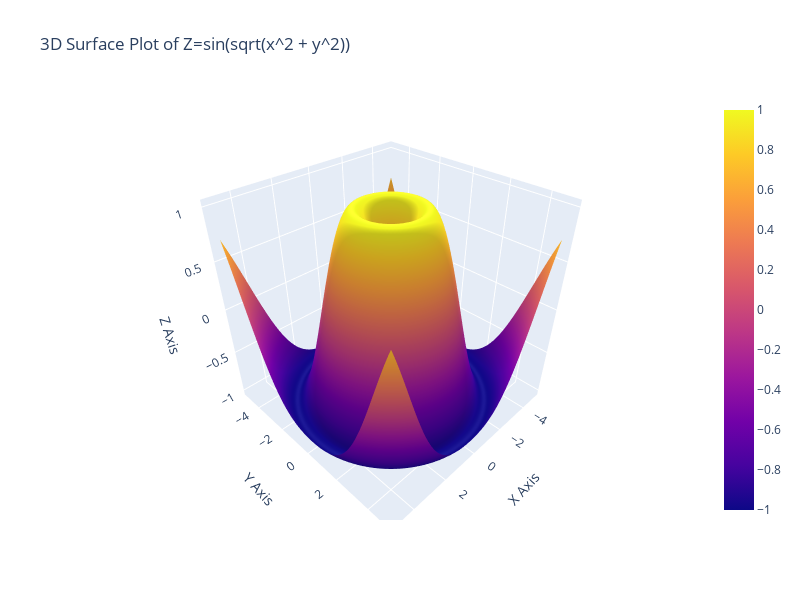

The notebook cell saved with this chart:
### Code cell
#Question 4. Using the given x and y data, generate a 3D surface plot to visualize the function Z=sin(x^2 + y^2)^(1/2)
# x = np.linspace(-5, 5, 100) 
# y = np.linspace(-5, 5, 100) 
# x, y = np.meshgrid(x, y) 
# z = np.sin(np.sqrt(x**2 + y**2))  
# data = {     
#     'X': x.flatten(), 
#     'Y': y.flatten(), 
#     'Z': z.flatten() 
# } 
# df = pd.DataFrame(data)

import numpy as np
import pandas as pd
import plotly.graph_objects as go

# Step 1: Generate the x, y, and z data
x = np.linspace(-5, 5, 100)
y = np.linspace(-5, 5, 100)
x, y = np.meshgrid(x, y)
z = np.sin(np.sqrt(x**2 + y**2))

# Step 2: Flatten the data into a DataFrame
data = {     
    'X': x.flatten(), 
    'Y': y.flatten(), 
    'Z': z.flatten() 
} 
df = pd.DataFrame(data)

# Step 3: Create a 3D surface plot using Plotly
fig = go.Figure(data=[go.Surface(z=z, x=x, y=y)])

# Step 4: Customize the plot layout
fig.update_layout(title='3D Surface Plot of Z=sin(sqrt(x^2 + y^2))',
                  scene = dict(
                      xaxis_title='X Axis',
                      yaxis_title='Y Axis',
                      zaxis_title='Z Axis'),
                  width=800, height=600)

# Step 5: Show the plot
fig.show()

### Figure 1 — Plotly figure (JSON) as saved in the notebook; plotly's stock layout.template omitted (floating-point values rounded to 4 significant figures; data arrays with more than 128 entries replaced by an {"elided": "..."} marker saying what was removed)
{"data": [{"type": "surface", "x": {"elided": "100x100 float values"}, "y": {"elided": "100x100 float values"}, "z": {"elided": "100x100 float values"}}], "layout": {"height": 600, "scene": {"xaxis": {"title": {"text": "X Axis"}}, "yaxis": {"title": {"text": "Y Axis"}}, "zaxis": {"title": {"text": "Z Axis"}}}, "title": {"text": "3D Surface Plot of Z=sin(sqrt(x^2 + y^2))"}, "width": 800}}
